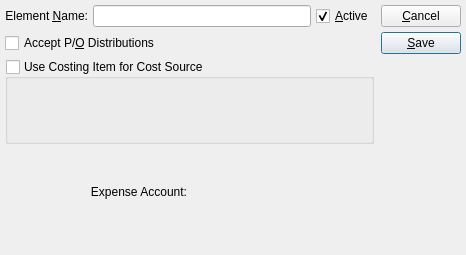
<?xml version="1.0" encoding="UTF-8"?>
<ui version="4.0">
 <comment>This file is part of the xTuple ERP: PostBooks Edition, a free and
open source Enterprise Resource Planning software suite,
Copyright (c) 1999-2018 by OpenMFG LLC, d/b/a xTuple.
It is licensed to you under the Common Public Attribution License
version 1.0, the full text of which (including xTuple-specific Exhibits)
is available at www.xtuple.com/CPAL.  By using this software, you agree
to be bound by its terms.</comment>
 <class>userCostingElement</class>
 <widget class="QDialog" name="userCostingElement">
  <property name="geometry">
   <rect>
    <x>0</x>
    <y>0</y>
    <width>466</width>
    <height>255</height>
   </rect>
  </property>
  <property name="windowTitle">
   <string>User Costing Element</string>
  </property>
  <layout class="QHBoxLayout">
   <property name="spacing">
    <number>7</number>
   </property>
   <property name="margin">
    <number>5</number>
   </property>
   <item>
    <layout class="QVBoxLayout">
     <item>
      <layout class="QHBoxLayout">
       <property name="spacing">
        <number>5</number>
       </property>
       <item>
        <widget class="QLabel" name="_nameLit">
         <property name="text">
          <string>Element &amp;Name:</string>
         </property>
         <property name="alignment">
          <set>Qt::AlignRight|Qt::AlignTrailing|Qt::AlignVCenter</set>
         </property>
         <property name="buddy">
          <cstring>_name</cstring>
         </property>
        </widget>
       </item>
       <item>
        <layout class="QHBoxLayout">
         <property name="spacing">
          <number>5</number>
         </property>
         <item>
          <widget class="XLineEdit" name="_name"/>
         </item>
         <item>
          <widget class="QCheckBox" name="_active">
           <property name="text">
            <string>&amp;Active</string>
           </property>
           <property name="checked">
            <bool>true</bool>
           </property>
          </widget>
         </item>
        </layout>
       </item>
      </layout>
     </item>
     <item>
      <layout class="QHBoxLayout">
       <property name="spacing">
        <number>0</number>
       </property>
       <item>
        <widget class="QCheckBox" name="_acceptPO">
         <property name="text">
          <string>Accept P/&amp;O Distributions</string>
         </property>
        </widget>
       </item>
       <item>
        <spacer name="Spacer147">
         <property name="orientation">
          <enum>Qt::Horizontal</enum>
         </property>
         <property name="sizeType">
          <enum>QSizePolicy::Expanding</enum>
         </property>
         <property name="sizeHint" stdset="0">
          <size>
           <width>20</width>
           <height>20</height>
          </size>
         </property>
        </spacer>
       </item>
      </layout>
     </item>
     <item>
      <widget class="QGroupBox" name="_useCostItem">
       <property name="title">
        <string>Use Costing Item for Cost Source</string>
       </property>
       <property name="checkable">
        <bool>true</bool>
       </property>
       <property name="checked">
        <bool>false</bool>
       </property>
       <layout class="QVBoxLayout">
        <item>
         <widget class="ItemCluster" name="_item">
          <property name="enabled">
           <bool>true</bool>
          </property>
         </widget>
        </item>
       </layout>
      </widget>
     </item>
     <item>
      <layout class="QHBoxLayout" name="horizontalLayout">
       <item>
        <widget class="QLabel" name="label">
         <property name="text">
          <string>Expense Account:</string>
         </property>
         <property name="alignment">
          <set>Qt::AlignRight|Qt::AlignTrailing|Qt::AlignVCenter</set>
         </property>
        </widget>
       </item>
       <item>
        <layout class="QVBoxLayout" name="verticalLayout">
         <item>
          <widget class="GLCluster" name="_expense">
           <property name="focusPolicy">
            <enum>Qt::StrongFocus</enum>
           </property>
          </widget>
         </item>
        </layout>
       </item>
      </layout>
     </item>
     <item>
      <spacer name="Spacer45">
       <property name="orientation">
        <enum>Qt::Vertical</enum>
       </property>
       <property name="sizeType">
        <enum>QSizePolicy::Preferred</enum>
       </property>
       <property name="sizeHint" stdset="0">
        <size>
         <width>20</width>
         <height>16</height>
        </size>
       </property>
      </spacer>
     </item>
    </layout>
   </item>
   <item>
    <layout class="QVBoxLayout">
     <property name="spacing">
      <number>0</number>
     </property>
     <item>
      <layout class="QVBoxLayout">
       <property name="spacing">
        <number>5</number>
       </property>
       <item>
        <widget class="QPushButton" name="_close">
         <property name="text">
          <string>&amp;Cancel</string>
         </property>
        </widget>
       </item>
       <item>
        <widget class="QPushButton" name="_save">
         <property name="text">
          <string>&amp;Save</string>
         </property>
         <property name="autoDefault">
          <bool>false</bool>
         </property>
         <property name="default">
          <bool>true</bool>
         </property>
        </widget>
       </item>
      </layout>
     </item>
     <item>
      <spacer name="Spacer44">
       <property name="orientation">
        <enum>Qt::Vertical</enum>
       </property>
       <property name="sizeType">
        <enum>QSizePolicy::Expanding</enum>
       </property>
       <property name="sizeHint" stdset="0">
        <size>
         <width>20</width>
         <height>20</height>
        </size>
       </property>
      </spacer>
     </item>
    </layout>
   </item>
  </layout>
 </widget>
 <layoutdefault spacing="6" margin="11"/>
 <customwidgets>
  <customwidget>
   <class>GLCluster</class>
   <extends>QWidget</extends>
   <header>glcluster.h</header>
  </customwidget>
  <customwidget>
   <class>ItemCluster</class>
   <extends>QWidget</extends>
   <header>itemcluster.h</header>
   <container>1</container>
  </customwidget>
  <customwidget>
   <class>XLineEdit</class>
   <extends>QLineEdit</extends>
   <header>xlineedit.h</header>
   <container>1</container>
  </customwidget>
 </customwidgets>
 <tabstops>
  <tabstop>_name</tabstop>
  <tabstop>_acceptPO</tabstop>
  <tabstop>_useCostItem</tabstop>
  <tabstop>_expense</tabstop>
  <tabstop>_active</tabstop>
  <tabstop>_save</tabstop>
  <tabstop>_close</tabstop>
 </tabstops>
 <includes>
  <include location="global">parameter.h</include>
 </includes>
 <resources/>
 <connections>
  <connection>
   <sender>_close</sender>
   <signal>clicked()</signal>
   <receiver>userCostingElement</receiver>
   <slot>reject()</slot>
   <hints>
    <hint type="sourcelabel">
     <x>20</x>
     <y>20</y>
    </hint>
    <hint type="destinationlabel">
     <x>20</x>
     <y>20</y>
    </hint>
   </hints>
  </connection>
  <connection>
   <sender>_acceptPO</sender>
   <signal>toggled(bool)</signal>
   <receiver>_useCostItem</receiver>
   <slot>setDisabled(bool)</slot>
   <hints>
    <hint type="sourcelabel">
     <x>20</x>
     <y>20</y>
    </hint>
    <hint type="destinationlabel">
     <x>20</x>
     <y>20</y>
    </hint>
   </hints>
  </connection>
 </connections>
</ui>
